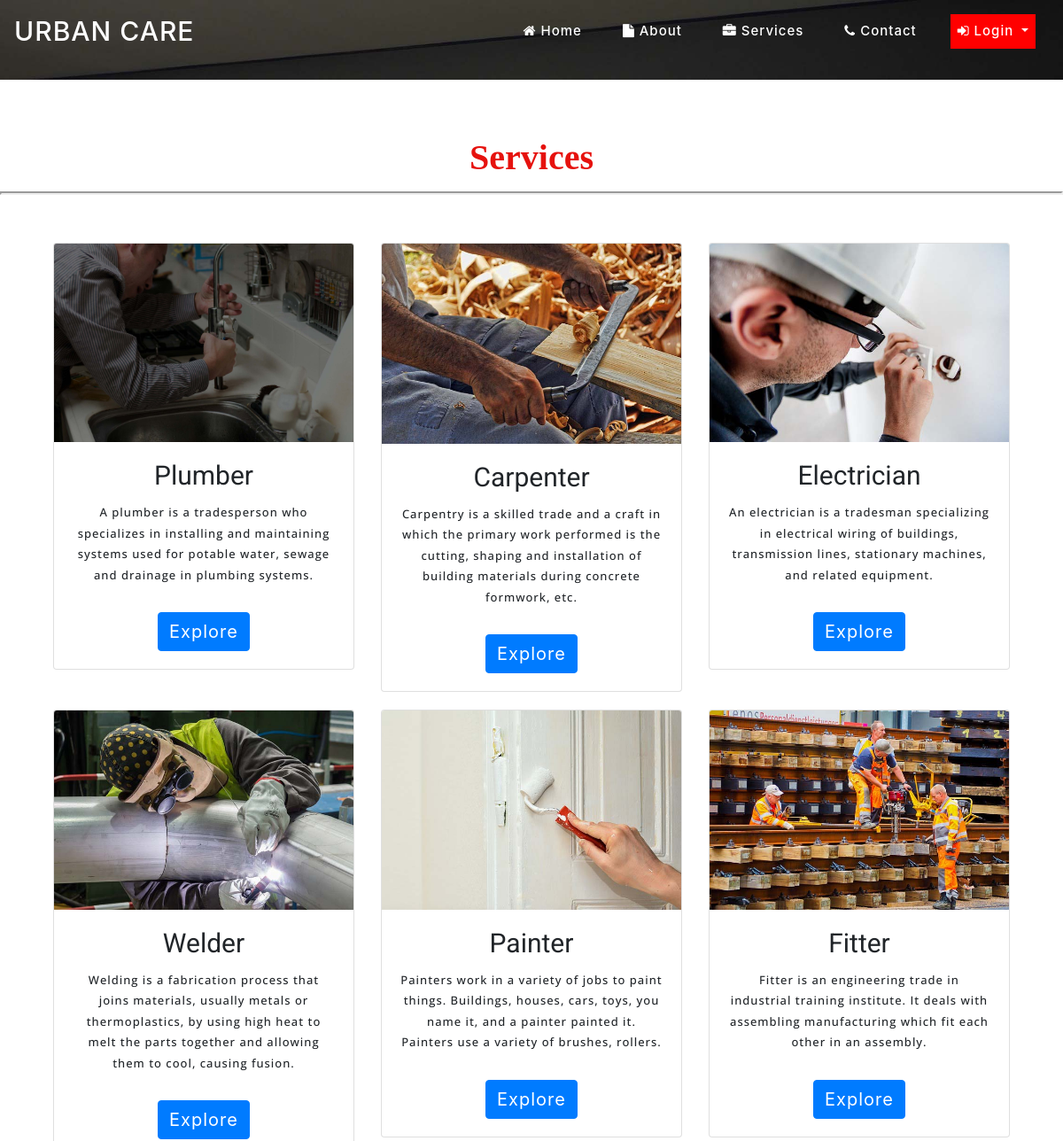
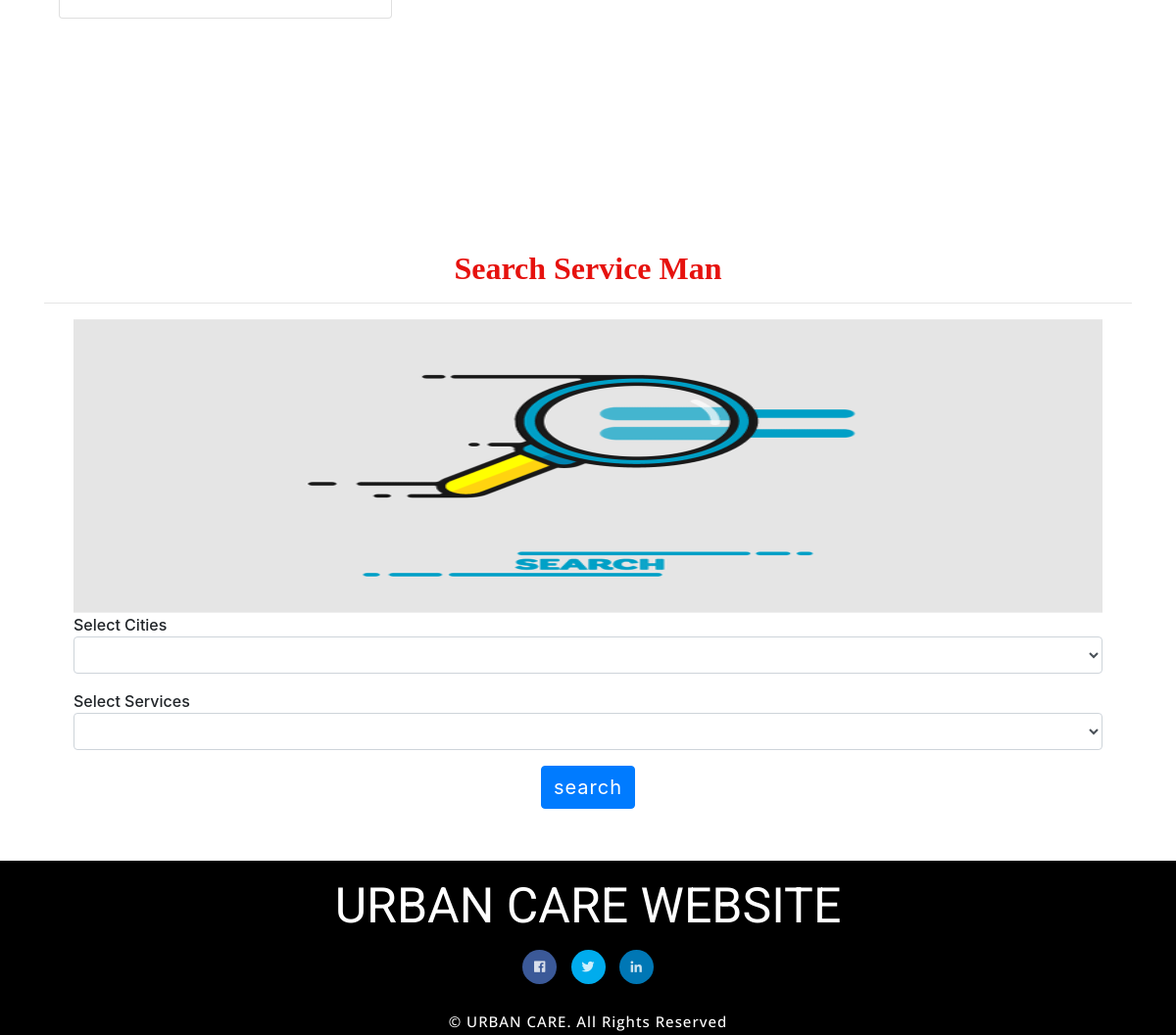
The app's page /service with its own data (2 pictures, top to bottom).
### home_service/models.py (models this page shows, shortened)
class Service_Category(models.Model):
    category = models.CharField(max_length=30, null=True)
    desc = models.CharField(max_length=100, null=True)
    image = models.FileField(null=True)
    total=models.CharField(max_length=100, null=True)

### home_service/views.py (the view)
# urls.py: path('service',All_Service,name="service"),
def All_Service(request):
    user = ""
    error = ""
    try:
        user = User.objects.get(id=request.user.id)
        try:
            sign = Customer.objects.get(user=user)
            error = "pat"
        except:
            pass
    except:
        pass
    ser1 = Service_Man.objects.all()
    ser = Service_Category.objects.all()
    for i in ser:
        count=0
        for j in ser1:
            if i.category==j.service_name:
                count+=1
        i.total = count
        i.save()
    d = {'error': error,'ser':ser}
    return render(request,'services.html',d)

### home_service/templates/services.html (shortened to what this page needs)
{% extends 'index.html' %}
{% load static %}
{% block body %}
	<div class="w3l_banner_info" style="height:10px">
		<div class="slider1">
			<div class="callbacks_container">
				<ul class="rslides" id="slider3">
					<li>
						<div class="slider1-img" style="height:90px">
							<div class="slider_banner_info">
							</div>
						</div>
					</li>
				</ul>
			</div>
		</div>
	</div>
</header>
<section class="bannerbottom py-lg-5 py-md-4 py-md-3 py-2" style="margin-top:8%">
    <h1 align="center" style="font-weight:bold;font-family : 'Monotype Corsiva' ; color : #E6120E ;">Services</h1>
    <iframe style="height:0"></iframe><div class="bannerbottom py-lg-5 py-md-4 py-md-3 py-2">
<div class="container">
<div class="row">
    {% for i in ser %}
<div class="col-md-4 col-sm-12 w3_ban1">
<div class="card">
  <img class="card-img-top" src="{% if i.image %}{{i.image.url}}{% else %}/media/avatar.png{% endif %}" alt="Card image cap">
  <div class="card-body">
	  <h5 class="card-title">{{i.category}} <span style="color:red"></h5>
    <p class="card-text">{{i.desc}}</p>
    <a href="{% url 'explore_services' i.id %}" class="btn btn-primary">Explore</a>
  </div>
</div>
</div>
    {% endfor %}
</div>
</div>
</div>
</section>
<div class="container" style="margin-top:10%;">
<h2 style="font-weight:bold;font-family : 'Monotype Corsiva' ; color : #E6120E ;margin-top:2%" align="center">Search Service Man
 <span style="color:red"></span></h2><hr>
<div class="container-fluid" style="">
{% if not terror %}
<div class="row">
	<div class="col-md-12">
		<img src="{% static 'images/search1.gif' %}" style="width:100%;height:300px">
	</div>
	<div class="col-md-12">
		<form method="post" action="" enctype="multipart/form-data">
<div class="form-row">
<div class="form-group col-md-12">
<label for="exampleInputPassword1">Select Cities</label>
<select class="form-control" name="city">
</select>
</div>
</div>
<div class="form-row">
<div class="form-group col-md-12">
<label for="exampleInputPassword1">Select Services</label>
<select class="form-control" name="cat">
</select>
</div>
</div>
			<center><button type="submit" class="btn btn-primary" style="margin-bottom:5%">search</button></center>
</form>
	</div>
</div>
{% endif %}
</div>
</div>
{% endblock %}

### home_service/templates/index.html (shortened to what this page needs)
<!DOCTYPE html>
{% load static %}
<html>
<head>
<link href="{% static 'css/bootstrap.min.css' %}" rel="stylesheet" type="text/css" media="all">
<link href="{% static 'css/fontawesome-all.min.css' %}" rel="stylesheet" type="text/css" media="all">
<link href="{% static 'css/easy-responsive-tabs.css' %}" rel='stylesheet' type='text/css'/>
<link rel="stylesheet" href="{% static 'css/flexslider.css' %}" type="text/css" media="all">
<link rel="stylesheet" type="text/css" href="{% static 'css/style_common.css' %}" />
<link rel="stylesheet" type="text/css" href="{% static 'css/style1.css' %}" />
<link href="{% static 'css/style.css' %}" rel="stylesheet" type="text/css" media="all"/>
<link rel="stylesheet" href="https://cdnjs.cloudflare.com/ajax/libs/font-awesome/4.7.0/css/font-awesome.min.css">
</head>
<body>
<header>
	<nav class="navbar navbar-expand-lg navbar-light">
  <a class="navbar-brand" href="{% url 'home' %}" style="font-size:30px">URBAN CARE</a>
  <div class="collapse navbar-collapse" id="navbarSupportedContent">
    <ul class="navbar-nav ml-auto">
      {% if request.user.is_staff %}
        <li class="nav-item dropdown">
        <a class="nav-link dropdown-toggle" href="#" id="navbarDropdown" style="background-color:red" role="button" data-toggle="dropdown" aria-haspopup="true" aria-expanded="false">
          <i class="fa fa-user"></i> Hello,{{request.user.username}}
        </a>
        <div class="dropdown-menu" aria-labelledby="navbarDropdown">
          <a class="dropdown-item" href="{% url 'profile' %}">Profile</a>
          <a class="dropdown-item" href="{% url 'change_password' %}">Change Password</a>
          <a class="dropdown-item" href="{% url 'logout' %}">Logout</a>
        </div>
      </li>
        {% else %}
        {% if request.user.username %}
        {% if error == "pat" %}
        <li class="nav-item ">
        <a class="nav-link" href="{% url 'user_home' %}">
           <i class="fa fa-home"></i> Home</a>
      </li>
        <li class="nav-item ">
        <a class="nav-link" href="{% url 'service' %}">
           <i class="fa fa-car"></i> Service</a>
      </li>
        <li class="nav-item ">
        <a class="nav-link" href="{% url 'customer_order' %}">
           <i class="fa fa-file"></i> My Booking</a>
      </li>
      {% comment %} <li class="nav-item ">
        <a class="nav-link" href="{% url 'search_cities' %}">
           <i class="fa fa-search"></i> search service_man</a>
      </li> {% endcomment %}
        <li class="nav-item dropdown">
        <a class="nav-link dropdown-toggle" href="#" id="navbarDropdown" style="background-color:red" role="button" data-toggle="dropdown" aria-haspopup="true" aria-expanded="false">
          <i class="fa fa-user"></i> Hello,{{request.user.username}}
        </a>
        <div class="dropdown-menu" aria-labelledby="navbarDropdown">
          <a class="dropdown-item" href="{% url 'profile' %}">Profile</a>
          <a class="dropdown-item" href="{% url 'change_password' %}">Change Password</a>
          <a class="dropdown-item" href="{% url 'logout' %}">Logout</a>
        </div>
      </li>
        {% else %}
        <li class="nav-item ">
        <a class="nav-link" href="{% url 'service_home' %}">
           <i class="fa fa-home"></i> Home</a>
      </li>
        <li class="nav-item ">
        <a class="nav-link" href="{% url 'service_order' %}">
            <i class="fa fa-first-order"></i> My Order </a>
      </li>
        <li class="nav-item dropdown">
        <a class="nav-link dropdown-toggle" href="#" id="navbarDropdown" style="background-color:red" role="button" data-toggle="dropdown" aria-haspopup="true" aria-expanded="false">
          <i class="fa fa-user"></i> Hello,{{request.user.username}}
        </a>
        <div class="dropdown-menu" aria-labelledby="navbarDropdown">
          <a class="dropdown-item" href="{% url 'service_profile' %}">Profile</a>
          <a class="dropdown-item" href="{% url 'change_password' %}">Change Password</a>
          <a class="dropdown-item" href="{% url 'logout' %}">Logout</a>
        </div>
      </li>
        {% endif %}
        {% else %}
        <li class="nav-item ">
        <a class="nav-link" href="{% url 'home' %}">
            <i class="fa fa-home"></i> Home</a>
      </li>
      <li class="nav-item">
        <a class="nav-link" href="{% url 'about' %}">
            <i class="fa fa-file"></i> About</a>
      </li>
	  <li class="nav-item">
        <a class="nav-link" href="{% url 'service' %}">
            <i class="fa fa-briefcase"></i> Services</a>
      </li>
      <li class="nav-item">
        <a class="nav-link " href="{% url 'contact' %}">
            <i class="fa fa-phone"></i> Contact</a>
      </li>
        <li class="nav-item dropdown">
        <a class="nav-link dropdown-toggle" href="#" id="navbarDropdown" style="background-color:red" role="button" data-toggle="dropdown" aria-haspopup="true" aria-expanded="false">
          <i class="fa fa-sign-in"></i> Login
        </a>
      </li>
        {% endif %}
        {% endif %}
    </ul>
  </div>
</nav>
    {% block body %}
    {% endblock %}
<section class="footer">
<div class="container">
<h3>URBAN CARE WEBSITE</h3>
     <div class="wrapper">
<ul class="social-icons icon-circle icon-zoom list-unstyled list-inline">
<li> <a href="https://www.facebook.com/share/cLDNwBXKiX29WopX/?mibextid=qi2Omg"><i class="fab fa-facebook-f"></i></a></li>
<li> <a href="https://x.com/care_urban70963?t=bIyMFHdnZiSfnRgbpYOCxQ&s=09"><i class="fab fa-twitter"></i></a></li>
<li> <a href="https://www.linkedin.com/in/urban-care-507094322?utm_source=share&utm_campaign=share_via&utm_content=profile&utm_medium=android_app"><i class="fab fa-linkedin-in"></i></a></li>
</ul>
</div>
<div class="copyright">
			<p>© URBAN CARE. All Rights Reserved </p>
		</div>
	</div>
</section>
</body>
</html>

### home_service/static/css/easy-responsive-tabs.css (style rules this page uses)
body { margin: 0px; padding: 0px; background: #f5f5f5; font-weight: 500; }
ul.resp-tabs-list, p { margin: 0px; padding: 0px; }

### home_service/static/css/style.css (style rules this page uses)
body { padding: 0; margin: 0; background-color:#fff; }
body a { transition: 0.5s all; -webkit-transition: 0.5s all; -moz-transition: 0.5s all; -o-transition: 0.5s all; -ms-transition: 0.5s all; text-decoration: none; }
h1, h2, h3, h4, h5, h6 { margin: 0; padding: 0; font-weight:normal; font-family: 'Roboto', sans-serif; }
p { margin: 0; letter-spacing:1px; line-height:1.8em; font-size:13px; font-family: 'Open Sans', sans-serif; }
.row { margin:0px; padding:0px; }
ul { margin: 0; padding: 0; }
label { margin: 0; }
a { color:#000; }
.navbar-collapse { padding: 0; }
.slider_banner_info { padding-top: 18em; text-align: center; width: 60%; margin: 0 auto; }
.slider1-img { background: url(../images/2.jpg) no-repeat 0px 0px; background-size: cover; -webkit-background-size: cover; -moz-background-size: cover; -o-background-size: cover; -ms-background-size: cover; height: 400px; }
#slider2, #slider3 { box-shadow: none; -moz-box-shadow: none; -webkit-box-shadow: none; margin: 0 auto; }
.callbacks { position: relative; list-style: none; overflow: hidden; width: 100%; padding: 0; margin: 0; }
.callbacks li { position: absolute; width: 100%; }
.rslides { position: relative; list-style: none; overflow: hidden; width: 100%; padding: 0; }
.rslides li { -webkit-backface-visibility: hidden; position: absolute; display: none; width: 100%; left: 0; top: 0; }
.rslides li { position: relative; display: block; float: left; }
nav.navbar.navbar-expand-lg.navbar-light { position: absolute; top: 0px; z-index: 9; width:100%; }
.w3l_banner_info { position: relative; }
.navbar-light .navbar-brand { color: #fff; font-size:50px; letter-spacing: 1px; }
.navbar-light .navbar-nav .nav-link { color: #fff; font-size: 15px; letter-spacing: 1px; margin:0 15px; }
.w3_ban1 { margin-bottom: 20px; }
.card-title { margin-bottom: .75rem; font-size: 30px; }
.card-body { text-align: center; }
a.btn.btn-primary { margin-top: 30px; }
.btn-primary { color: #fff; background-color: #007bff; border-color: #007bff; font-size: 20px; letter-spacing: 1px; }
iframe { width: 100%; height: 400px; }
.social-icons .fab { width: 35px; height: 35px; line-height: 35px; font-size:13px; text-align: center; color: #FFF; color: rgba(255, 255, 255, 0.8); -webkit-transition: all 0.3s ease-in-out; -moz-transition: all 0.3s ease-in-out; -ms-transition: all 0.3s ease-in-out; -o-transition: all 0.3s ease-in-out; transition: all 0.3s ease-in-out; }
.wrapper { margin: 15px 0; }
.social-icons.icon-circle .fab { border-radius: 50%; }
i.fab.fa-linkedin-in { background-color: #0077B5; }
i.fab.fa-twitter { background-color: #00aced; }
i.fab.fa-facebook-f { background-color: #3b5998; }
.list-inline li { display: inline-block; padding-right: 5px; padding-left: 5px; margin-bottom: 10px; }
section.footer { text-align: center; background-color: #000; padding: 1em 0 0; }
section.footer h3 { font-size: 50px; color: #fff; }
.copyright p { color:#fff; font-size: 15px; }

### records on screen
Service_Category: image (picture), category "Plumber", desc "A plumber is a tradesperson who specializes in installing and maintaining systems used for potable water, sewage and drainage in plumbing systems."
Service_Category: image (picture), category "Carpenter", desc "Carpentry is a skilled trade and a craft in which the primary work performed is the cutting, shaping and installation of building materials during concrete formwork, etc."
Service_Category: image (picture), category "Electrician", desc "An electrician is a tradesman specializing in electrical wiring of buildings, transmission lines, stationary machines, and related equipment."
Service_Category: image (picture), category "Welder", desc "Welding is a fabrication process that joins materials, usually metals or thermoplastics, by using high heat to melt the parts together and allowing them to cool, causing fusion."
Service_Category: image (picture), category "Painter", desc "Painters work in a variety of jobs to paint things. Buildings, houses, cars, toys, you name it, and a painter painted it. Painters use a variety of brushes, rollers."
Service_Category: image (picture), category "Fitter", desc "Fitter is an engineering trade in industrial training institute. It deals with assembling manufacturing which fit each other in an assembly."
